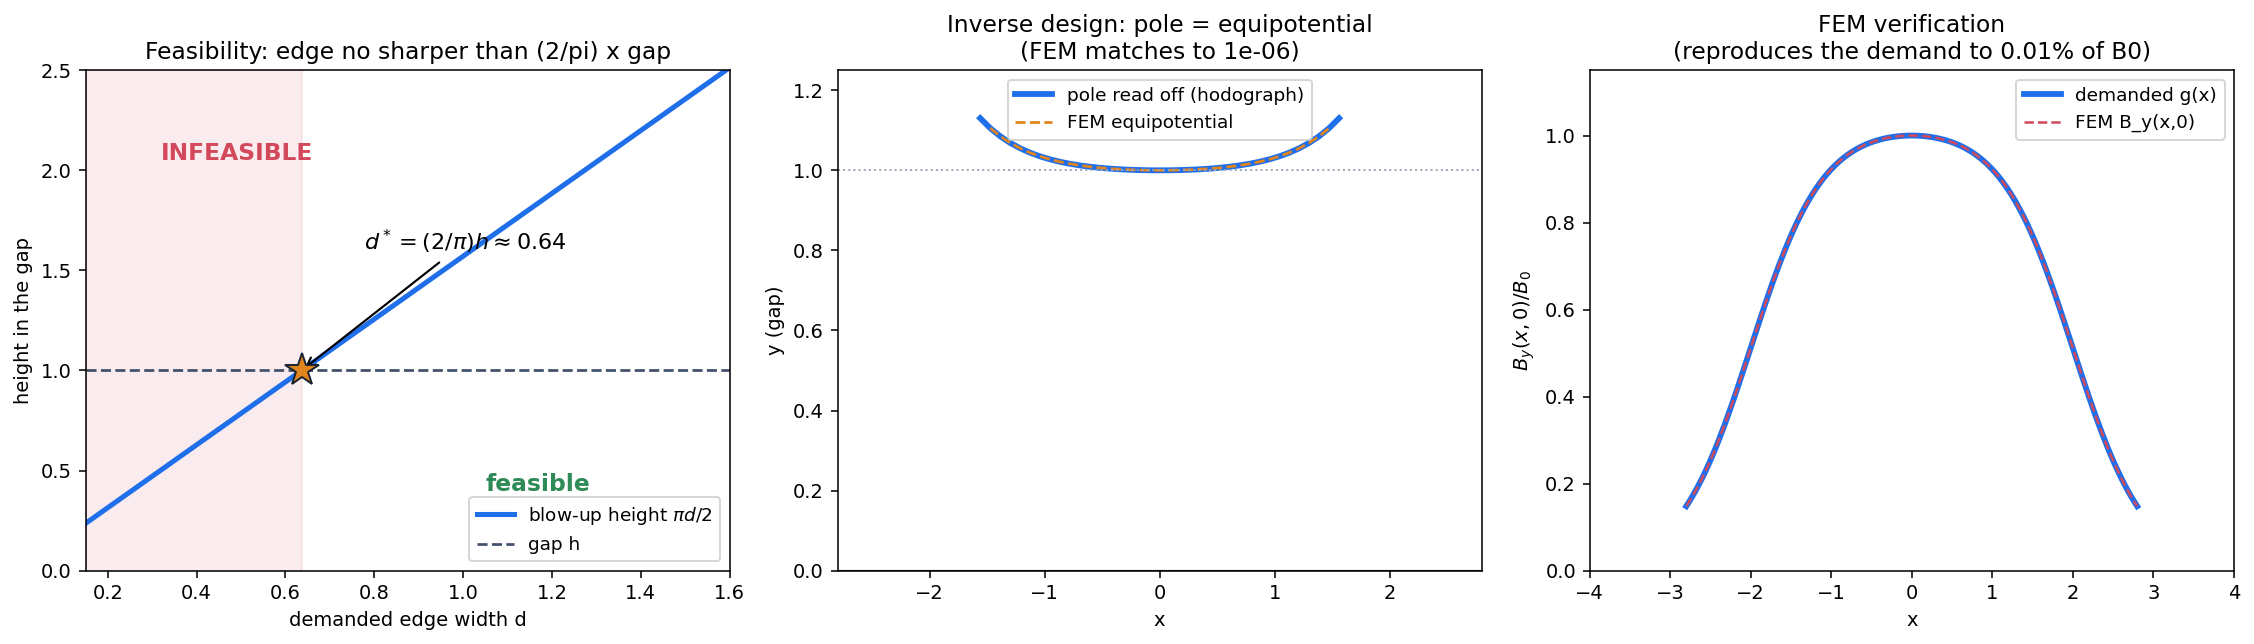

Source code (Python):
r"""Self-contained compute for hodograph_feasibility_2d.ipynb (docs/clebsch_hodograph).

2D LINEAR hodograph feasibility of a BENDING MAGNET.  Imported by the notebook and by the
golden validation_test/feec/test_hodograph_feasibility_2d.py.

Setup (2D, current-free air, constant mu -> Laplace).  Demand the mid-plane field
    B_y(x,0) = g(x) = [tanh((x+x0)/d) - tanh((x-x0)/d)] / (2 tanh(x0/d))   (g(0)=1),
a flat-top of half-width ~x0 with an edge of width d.  The scalar potential is HARMONIC in
the gap, so g must extend upward as its unique smooth (analytic) continuation.  That
continuation has a CLOSED FORM (Omega(z) = (i d/2)[logcosh((z+x0)/d) - logcosh((z-x0)/d)] /
tanh(x0/d), phi = Re Omega):

    phi(x,y) = (d / (2 tanh(x0/d))) [ atan2(sinh a-  sin b, cosh a-  cos b)
                                     - atan2(sinh a+  sin b, cosh a+  cos b) ],
    a+=(x+x0)/d, a-=(x-x0)/d, b=y/d,   with  -d phi/dy|_{y=0} = g(x),  phi(x,0)=0.

tanh's nearest singularity is at height  y_sing = pi d / 2, so the field is realizable by an
iron pole at gap h ONLY IF  y_sing > h, i.e.

    d > d* = (2/pi) h ~ 0.64 h        -- the field edge is no sharper than ~0.64 x gap.

The iron pole is the equipotential {phi = phi0}; below d* the continuation is singular inside
the gap and no single smooth pole can produce the field.  NOTE the (2/pi) factor is specific
to the tanh edge; what is UNIVERSAL is the gap scaling (edge sharpness ~ gap).  This bound is
a HARMONIC-CONTINUATION / analyticity fact (Cauchy-Kovalevskaya flavour), NOT a hodograph
result and NOT a "limit line": ordinary passive saturation stays ELLIPTIC (mu falls but
|B|=mu*|H| still rises, d(mu*q)/dq>0), so there is no type change / shock for this problem.

The genuinely hodograph-specific content is the PARTIAL von-Mises transform (the Sugahara-lab
hodograph: keep one coordinate, transform ONE potential).  Here keep x and replace y by the
scalar-potential coordinate  s = -phi  (monotone-increasing in y since B_y = -phi_y > 0 across
the gap: s=0 on the mid-plane, s=s0 at the pole).  The unknown iron-pole SHAPE -- a free
boundary in physical space -- becomes the FIXED top edge {s=s0} of the rectangle [-xr,xr]x[0,s0]
in the (x,s) chart; the physical map y(x,s) solves the von-Mises PDE

    y_s^2 y_xx - 2 y_x y_s y_xs + (1 + y_x^2) y_ss = 0            (mu = const, linear)

on that fixed rectangle, with a strictly positive Jacobian y_s>0 (single-valued, no fold).
This is the "design in field space" transparency: the pole is a coordinate line, and saturation
would enter as a coefficient mu(q) on the SAME fixed chart (no new free boundary).  vonmises_chart()
verifies the PDE residual (-> 0 under refinement) and the fold-free Jacobian on the closed form.
"""
import numpy as np

X0, H, D = 2.0, 1.0, 0.9        # good-field half-width, gap, a feasible edge width
YT = 1.15                       # rectangle height for the FEM check (< y_sing = pi D/2)


def _norm(d):
    return np.tanh(X0 / d)


def g(x, d=D):
    x = np.asarray(x, dtype=float)
    return (np.tanh((x + X0) / d) - np.tanh((x - X0) / d)) / (2.0 * _norm(d))


def phi_np(x, y, d=D):
    x = np.asarray(x, dtype=float); y = np.asarray(y, dtype=float)
    ap, am, b = (x + X0) / d, (x - X0) / d, y / d
    raw = (np.arctan2(np.sinh(am) * np.sin(b), np.cosh(am) * np.cos(b))
           - np.arctan2(np.sinh(ap) * np.sin(b), np.cosh(ap) * np.cos(b)))
    return 0.5 * d * raw / _norm(d)


def y_sing(d):
    return np.pi * d / 2.0            # nearest singularity height of the continued field


def d_star(h=H):
    return 2.0 * h / np.pi           # feasibility boundary: d > d* is realizable


def feasibility_table(ds, h=H):
    return [{"d": float(d), "y_sing": float(y_sing(d)), "feasible": bool(y_sing(d) > h)}
            for d in ds]


def analytic_pole(xg, phi0, d=D, ytop=None):
    ytop = YT if ytop is None else ytop
    yy = np.linspace(0, ytop, 2500)
    yp = np.full(len(xg), np.nan)
    for j, x in enumerate(xg):
        s = phi_np(x, yy, d) - phi0
        k = np.where(np.sign(s[:-1]) != np.sign(s[1:]))[0]
        if len(k):
            i = k[0]; t = -s[i] / (s[i + 1] - s[i]); yp[j] = yy[i] + t * (yy[1] - yy[0])
    return yp


def fem_verify(d=D, order=4, maxh=0.06, w=3.5):
    """Independent ngsolve linear-FEM (manufactured-solution) check on a rectangle BELOW the
    singularity: impose the analytic phi on the whole boundary, solve Laplace, and confirm
    (a) interior B_y(x,0)=g(x), (b) FEM phi = analytic phi, (c) FEM equipotential = read-off
    pole.  Returns metrics + arrays for plotting."""
    import ngsolve as ng
    from netgen.occ import WorkPlane, OCCGeometry
    from ngsolve import x as X, y as Y, sinh, cosh, sin, cos, atan2

    phi0 = float(phi_np(0.0, H, d))
    ap, am, b = (X + X0) / d, (X - X0) / d, Y / d
    phi_cf = (0.5 * d / float(_norm(d))) * (atan2(sinh(am) * sin(b), cosh(am) * cos(b))
                                            - atan2(sinh(ap) * sin(b), cosh(ap) * cos(b)))
    face = WorkPlane().MoveTo(-w, 0).Rectangle(2 * w, YT).Face()
    for e in face.edges:
        e.name = "bnd"
    with ng.TaskManager():
        mesh = ng.Mesh(OCCGeometry(face, dim=2).GenerateMesh(maxh=maxh))
        fes = ng.H1(mesh, order=order, dirichlet="bnd")
        u, v = fes.TnT()
        a = ng.BilinearForm(ng.grad(u) * ng.grad(v) * ng.dx); a.Assemble()
        gfu = ng.GridFunction(fes)
        gfu.Set(phi_cf, definedon=mesh.Boundaries("bnd"))
        r = gfu.vec.CreateVector(); r.data = -a.mat * gfu.vec
        gfu.vec.data += a.mat.Inverse(fes.FreeDofs(), inverse="sparsecholesky") * r
        grad = ng.grad(gfu)
        xs = np.linspace(-2.8, 2.8, 141)
        By = np.array([-grad(mesh(float(x), 0.02))[1] for x in xs])
        phi_l2 = float(ng.sqrt(ng.Integrate((gfu - phi_cf) ** 2, mesh)
                               / ng.Integrate(phi_cf ** 2, mesh)))
        xp = np.linspace(-2.6, 2.6, 61)
        yy = np.linspace(0.02, YT - 0.02, 300)
        yp_fem = np.full(len(xp), np.nan)
        for j, xx in enumerate(xp):
            col = np.array([gfu(mesh(float(xx), float(t))) for t in yy]) - phi0
            k = np.where(np.sign(col[:-1]) != np.sign(col[1:]))[0]
            if len(k):
                i = k[0]; t = -col[i] / (col[i + 1] - col[i]); yp_fem[j] = yy[i] + t * (yy[1] - yy[0])
    By_t = g(xs, d)
    rel = float(np.max(np.abs(By - By_t)) / np.max(By_t))
    yp_an = analytic_pole(xp, phi0, d)
    m = np.isfinite(yp_fem) & np.isfinite(yp_an)
    pole_err = float(np.max(np.abs(yp_fem[m] - yp_an[m]))) if m.any() else float("nan")
    return {
        "d": float(d), "gap_h": float(H), "phi0": phi0,
        "d_star": float(d_star(H)), "feasible": bool(y_sing(d) > H),
        "By_rel_err": rel, "phi_L2_err": phi_l2, "pole_match_err": pole_err,
        "pole_gap_at_x0": float(yp_an[np.argmin(np.abs(xp))]),
        "_xs": xs, "_By_fem": By, "_By_target": By_t,
        "_xp": xp, "_yp_fem": yp_fem, "_yp_an": yp_an,
    }


def vonmises_chart(d=D, xr=1.5, nX=161, nS=121, ytop=1.25, ny=80001):
    """Partial von-Mises hodograph (keep x, transform ONE potential): the (x, s) chart with
    s = -phi (monotone-increasing scalar potential; s=0 on the mid-plane, s=s0 at the pole).

    Invert phi(x,.) = -s on a fine y-grid to get the physical height y(x,s).  The unknown
    iron-pole shape -- a FREE BOUNDARY in physical (x,y) space -- becomes the FIXED top edge
    {s=s0} of the rectangle [-xr,xr] x [0,s0].  Verifies, on the closed-form map:
      - pde_resid : relative residual of the von-Mises PDE
                    y_s^2 y_xx - 2 y_x y_s y_xs + (1+y_x^2) y_ss = 0   (-> 0 under refinement)
      - jac_min   : min of y_s  (>0 => single-valued diffeomorphism, no fold)
      - pole_match: top edge y(x,s0) vs the equipotential read-off {phi = -s0}
    """
    s0 = -float(phi_np(0.0, H, d))
    xs = np.linspace(-xr, xr, nX)
    Ss = np.linspace(0.0, s0, nS)
    Y = np.zeros((nX, nS))
    for i, xx in enumerate(xs):
        yy = np.linspace(0.0, ytop, ny)
        sv = -phi_np(np.full_like(yy, xx), yy, d)          # s = -phi, increasing in y
        Y[i, :] = np.interp(Ss, sv, yy)
    dx, dS = xs[1] - xs[0], Ss[1] - Ss[0]
    yX = np.gradient(Y, dx, axis=0); yS = np.gradient(Y, dS, axis=1)
    yXX = np.gradient(yX, dx, axis=0); ySS = np.gradient(yS, dS, axis=1)
    yXS = np.gradient(yX, dS, axis=1)
    r = yS ** 2 * yXX - 2.0 * yX * yS * yXS + (1.0 + yX ** 2) * ySS
    sc = yS ** 2 * np.abs(yXX) + 2.0 * np.abs(yX * yS * yXS) + (1.0 + yX ** 2) * np.abs(ySS)
    rel = np.abs(r) / np.maximum(sc, 1e-30)
    core = rel[2:-2, 2:-2]                                  # drop the 2-cell FD border
    poleh = Y[:, -1]
    yp = analytic_pole(xs, -s0, d, ytop=ytop)
    m = np.isfinite(yp)
    return {
        "d": float(d), "s0": float(s0), "xr": float(xr), "nX": int(nX), "nS": int(nS),
        "pde_resid": float(core.max()), "pde_resid_median": float(np.median(core)),
        "jac_min": float(yS.min()), "single_valued": bool(yS.min() > 0.0),
        "pole_match": float(np.max(np.abs(poleh[m] - yp[m]))) if m.any() else float("nan"),
        "_xs": xs, "_Ss": Ss, "_Y": Y, "_poleh": poleh,
    }


def figure(res, path):
    import matplotlib
    matplotlib.use("Agg")
    import matplotlib.pyplot as plt
    BLUE, RED, GREEN, AMBER = "#1f6feb", "#d1495b", "#2e8b57", "#e0851e"
    fig, ax = plt.subplots(1, 3, figsize=(16.2, 4.7), dpi=140)

    # (1) feasibility boundary
    dd = np.linspace(0.15, 1.6, 300); ds = d_star(H)
    ax[0].plot(dd, y_sing(dd), color=BLUE, lw=2.6, label=r"blow-up height $\pi d/2$")
    ax[0].axhline(H, color="#41506a", ls="--", lw=1.4, label="gap h")
    ax[0].axvspan(0.15, ds, color=RED, alpha=0.10)
    ax[0].plot([ds], [H], marker="*", ms=18, color=AMBER, mec="#1a2230", zorder=5)
    ax[0].text(0.32, 2.05, "INFEASIBLE", color=RED, fontsize=12, fontweight="bold")
    ax[0].text(1.05, 0.4, "feasible", color=GREEN, fontsize=12, fontweight="bold")
    ax[0].annotate(fr"$d^*=(2/\pi)h\approx{ds:.2f}$", (ds, H), (ds + 0.14, 1.6), fontsize=11.5,
                   arrowprops=dict(arrowstyle="->", lw=1.1))
    ax[0].set_xlabel("demanded edge width d"); ax[0].set_ylabel("height in the gap")
    ax[0].set_xlim(0.15, 1.6); ax[0].set_ylim(0, 2.5); ax[0].legend(fontsize=9.5, loc="lower right")
    ax[0].set_title("Feasibility: edge no sharper than (2/pi) x gap")

    # (2) read-off pole vs FEM equipotential (they overlap)
    ax[1].plot(res["_xp"], res["_yp_an"], color=BLUE, lw=3.0, label="pole read off (hodograph)")
    ax[1].plot(res["_xp"], res["_yp_fem"], color=AMBER, lw=1.4, ls="--",
               label="FEM equipotential")
    ax[1].plot([-2.8, 2.8], [0, 0], color="#1a2230", lw=1.6)
    ax[1].axhline(H, color="#9aa6b6", ls=":", lw=1.0)
    ax[1].set_xlabel("x"); ax[1].set_ylabel("y (gap)")
    ax[1].set_xlim(-2.8, 2.8); ax[1].set_ylim(0, 1.25)
    ax[1].set_title(f"Inverse design: pole = equipotential\n(FEM matches to {res['pole_match_err']:.0e})")
    ax[1].legend(fontsize=9.5, loc="upper center")

    # (3) FEM B_y(x,0) vs the demanded g(x)
    ax[2].plot(res["_xs"], res["_By_target"], color=BLUE, lw=3.0, label="demanded g(x)")
    ax[2].plot(res["_xs"], res["_By_fem"], color=RED, lw=1.3, ls="--", label="FEM B_y(x,0)")
    ax[2].set_xlabel("x"); ax[2].set_ylabel(r"$B_y(x,0)/B_0$")
    ax[2].set_xlim(-4, 4); ax[2].set_ylim(0, 1.15)
    ax[2].set_title(f"FEM verification\n(reproduces the demand to {res['By_rel_err']*100:.2f}% of B0)")
    ax[2].legend(fontsize=9.5, loc="upper right")

    fig.tight_layout(); fig.savefig(path, bbox_inches="tight")
    plt.close(fig)
    import os
    return os.path.abspath(path)


def figure_vonmises(vm, path):
    """The partial von-Mises hodograph: the curved physical gap (free-boundary iron pole)
    re-charted onto a FIXED rectangle where the pole is the top coordinate line s=s0."""
    import matplotlib
    matplotlib.use("Agg")
    import matplotlib.pyplot as plt
    BLUE, RED, GREEN, AMBER = "#1f6feb", "#d1495b", "#2e8b57", "#e0851e"
    xs, Ss, Y, poleh, s0 = vm["_xs"], vm["_Ss"], vm["_Y"], vm["_poleh"], vm["s0"]
    lv = [int(round(f * (len(Ss) - 1))) for f in (0.25, 0.5, 0.75)]   # interior s-levels
    fig, ax = plt.subplots(1, 2, figsize=(12.6, 4.9), dpi=140)

    # (left) physical gap: mid-plane, curved pole (free boundary), curved s-level lines
    ax[0].fill_between(xs, 0, poleh, color=BLUE, alpha=0.06)
    for k in lv:
        ax[0].plot(xs, Y[:, k], color="#9aa6b6", lw=1.0)
    ax[0].plot(xs, np.zeros_like(xs), color="#1a2230", lw=1.8, label="mid-plane  s=0")
    ax[0].plot(xs, poleh, color=RED, lw=3.0, label="iron pole  s=s0 (free boundary)")
    ax[0].set_xlabel("x"); ax[0].set_ylabel("y (physical gap)")
    ax[0].set_xlim(xs.min(), xs.max()); ax[0].set_ylim(0, poleh.max() * 1.12)
    ax[0].legend(fontsize=9.5, loc="lower center")
    ax[0].set_title("Physical space: the pole shape is an unknown curve")

    # (right) the (x, s) chart: fixed rectangle, pole = straight top edge
    ax[1].fill_between([xs.min(), xs.max()], 0, s0, color=GREEN, alpha=0.06)
    for k in lv:
        ax[1].plot([xs.min(), xs.max()], [Ss[k], Ss[k]], color="#9aa6b6", lw=1.0)
    ax[1].plot([xs.min(), xs.max()], [0, 0], color="#1a2230", lw=1.8, label="mid-plane  s=0")
    ax[1].plot([xs.min(), xs.max()], [s0, s0], color=RED, lw=3.0, label="iron pole  s=s0 (fixed edge)")
    for xv in (xs.min(), xs.max()):
        ax[1].plot([xv, xv], [0, s0], color="#41506a", lw=1.2, ls="--")
    ax[1].set_xlabel("x"); ax[1].set_ylabel(r"scalar potential  $s=-\phi$")
    ax[1].set_xlim(xs.min() * 1.05, xs.max() * 1.05); ax[1].set_ylim(-0.03 * s0, 1.12 * s0)
    ax[1].legend(fontsize=9.5, loc="lower center")
    ax[1].set_title(f"(x,s) chart: free boundary -> fixed edge\n"
                    f"(PDE resid {vm['pde_resid']:.1e}, Jacobian y_s>0 min {vm['jac_min']:.2f})")

    fig.tight_layout(); fig.savefig(path, bbox_inches="tight")
    plt.close(fig)
    import os
    return os.path.abspath(path)


if __name__ == "__main__":
    tab = feasibility_table([1.4, 1.0, 0.8, d_star(), 0.5, 0.35])
    for r in tab:
        print(f"  d={r['d']:.3f}: y_sing={r['y_sing']:.3f} -> "
              f"{'FEASIBLE' if r['feasible'] else 'INFEASIBLE'}")
    res = fem_verify()
    print(f"\nFEM verify (d={res['d']}, gap {res['gap_h']}): "
          f"By rel err {res['By_rel_err']*100:.3f}%, phi L2 {res['phi_L2_err']:.1e}, "
          f"pole match {res['pole_match_err']:.1e}")
    vm = vonmises_chart()
    print(f"\nvon Mises chart (d={vm['d']}, s0={vm['s0']:.3f}, {vm['nX']}x{vm['nS']}): "
          f"PDE resid {vm['pde_resid']:.2e}, Jacobian y_s>0 {vm['single_valued']} "
          f"(min {vm['jac_min']:.3f}), pole match {vm['pole_match']:.1e}")
